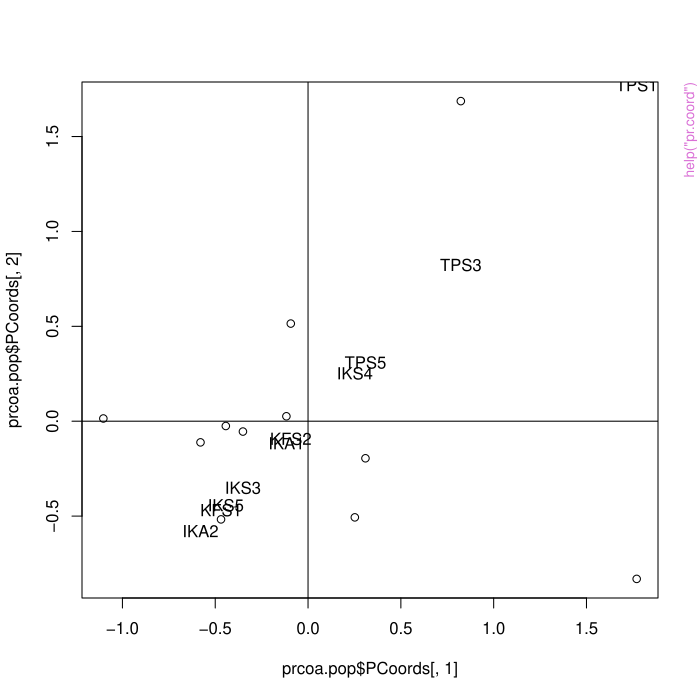

Write the R code that produced this figure.
pkgname <- "vcvComp"
source(file.path(R.home("share"), "R", "examples-header.R"))
options(warn = 1)
library('vcvComp')

base::assign(".oldSearch", base::search(), pos = 'CheckExEnv')
base::assign(".old_wd", base::getwd(), pos = 'CheckExEnv')
cleanEx()
nameEx("cov.B")
### * cov.B

flush(stderr()); flush(stdout())

### Name: cov.B
### Title: Between-group covariance matrix
### Aliases: cov.B

### ** Examples


# Data matrix of 2D landmark coordinates
data("Tropheus")
PHEN <- as.matrix(Tropheus[which(names(Tropheus) == "X1"):which(names(Tropheus) == "Y19")])

# Procrustes superimposition
library("geomorph")
PHEN_array <- arrayspecs(PHEN, p = 19, k = 2)
phen.gpa <- gpagen(PHEN_array, print.progress = FALSE)
proc.coord <- two.d.array(phen.gpa$coords)

# Between-group covariance matrix for all populations
B <- cov.B(proc.coord, groups = Tropheus$POP.ID)

# Between-group covariance matrix for all populations, pooled by sex
B.mf <- cov.B(proc.coord, groups = Tropheus$POP.ID, sex = Tropheus$Sex)




cleanEx()
nameEx("cov.W")
### * cov.W

flush(stderr()); flush(stdout())

### Name: cov.W
### Title: Within-group covariance matrix
### Aliases: cov.W

### ** Examples


# Data matrix of 2D landmark coordinates
data("Tropheus")
PHEN <- as.matrix(Tropheus[which(names(Tropheus) == "X1"):which(names(Tropheus) == "Y19")])

# Procrustes superimposition
library("geomorph")
PHEN_array <- arrayspecs(PHEN, p = 19, k = 2)
phen.gpa <- gpagen(PHEN_array, print.progress = FALSE)
proc.coord <- two.d.array(phen.gpa$coords)

# Within-group covariance matrix for all populations
W <- cov.W(proc.coord, groups = Tropheus$POP.ID)

# Within-group covariance matrix for all populations, pooled by sex
W.mf <- cov.W(proc.coord, groups = Tropheus$POP.ID, sex = Tropheus$Sex)




cleanEx()
nameEx("cov.group")
### * cov.group

flush(stderr()); flush(stdout())

### Name: cov.group
### Title: Group covariance matrices
### Aliases: cov.group

### ** Examples


# Data matrix of 2D landmark coordinates
data("Tropheus")
PHEN <- as.matrix(Tropheus[which(names(Tropheus) == "X1"):which(names(Tropheus) == "Y19")])

# Procrustes superimposition
library("geomorph")
PHEN_array <- arrayspecs(PHEN, p = 19, k = 2)
phen.gpa <- gpagen(PHEN_array, print.progress = FALSE)
proc.coord <- two.d.array(phen.gpa$coords)

# Covariance matrix of each population
S.phen.pop <- cov.group(proc.coord, groups = Tropheus$POP.ID)

# Covariance matrix of each population, pooled by sex
S.phen.pooled <- cov.group(proc.coord, groups = Tropheus$POP.ID, sex = Tropheus$Sex)




cleanEx()
nameEx("eigen.test")
### * eigen.test

flush(stderr()); flush(stdout())

### Name: eigen.test
### Title: Difference test for successive relative eigenvalues
### Aliases: eigen.test

### ** Examples


# Data matrix of 2D landmark coordinates
data("Tropheus")
PHEN <- as.matrix(Tropheus[which(names(Tropheus) == "X1"):which(names(Tropheus) == "Y19")])

# Procrustes superimposition
library("geomorph")
PHEN_array <- arrayspecs(PHEN, p = 19, k = 2)
phen.gpa <- gpagen(PHEN_array, print.progress = FALSE)
proc.coord <- two.d.array(phen.gpa$coords)

# Data reduction
phen.pca <- prcomp(proc.coord, rank. = 5, tol = sqrt(.Machine$double.eps))
pc.scores <- phen.pca$x

# Covariance matrix of each population
S.phen.pop <- cov.group(pc.scores, groups = Tropheus$POP.ID)

# Relative PCA = relative eigenanalysis between 2 covariance matrices
# (population IKA1 relative to IKS5)
relEigen.a1s5 <- relative.eigen(S.phen.pop[, , "IKA1"], S.phen.pop[, , "IKS5"])

# Test of the difference between 2 successives eigenvalues
# of the covariance matrix of IKA1 relative to IKS5
eigen.test(n = c(71, 75), relValues = relEigen.a1s5$relValues)  # 71 and 75 are the sample sizes




cleanEx()
nameEx("euclidean.dist")
### * euclidean.dist

flush(stderr()); flush(stdout())

### Name: euclidean.dist
### Title: Euclidean distance between two covariance matrices
### Aliases: euclidean.dist

### ** Examples


# Data matrix of 2D landmark coordinates
data("Tropheus")
PHEN <- as.matrix(Tropheus[which(names(Tropheus) == "X1"):which(names(Tropheus) == "Y19")])

# Procrustes superimposition
library("geomorph")
PHEN_array <- arrayspecs(PHEN, p = 19, k = 2)
phen.gpa <- gpagen(PHEN_array, print.progress = FALSE)
proc.coord <- two.d.array(phen.gpa$coords)

# Data reduction
phen.pca <- prcomp(proc.coord, rank. = 5, tol = sqrt(.Machine$double.eps))
pc.scores <- phen.pca$x

# Covariance matrix of each population
S.phen.pop <- cov.group(pc.scores, groups = Tropheus$POP.ID)

# Euclidean distance between the covariance matrices of 2 populations
# (IKA1 relative to IKS5)
dist.a1s5 <- euclidean.dist(S.phen.pop[, , "IKA1"], S.phen.pop[, , "IKS5"])




cleanEx()
nameEx("mat.sq.dist")
### * mat.sq.dist

flush(stderr()); flush(stdout())

### Name: mat.sq.dist
### Title: Squared distance matrix
### Aliases: mat.sq.dist

### ** Examples


# Data matrix of 2D landmark coordinates
data("Tropheus")
PHEN <- as.matrix(Tropheus[which(names(Tropheus) == "X1"):which(names(Tropheus) == "Y19")])

# Procrustes superimposition
library("geomorph")
PHEN_array <- arrayspecs(PHEN, p = 19, k = 2)
phen.gpa <- gpagen(PHEN_array, print.progress = FALSE)
proc.coord <- two.d.array(phen.gpa$coords)

# Data reduction
phen.pca <- prcomp(proc.coord, rank. = 5, tol = sqrt(.Machine$double.eps))
pc.scores <- phen.pca$x

# Covariance matrix of each population
S.phen.pop <- cov.group(pc.scores, groups = Tropheus$POP.ID)

# Squared Riemannian distance matrix of the covariance matrices of all populations
eigen.phen.r <- mat.sq.dist(S.phen.pop, dist. = "Riemannian")

# Squared Euclidean distance matrix of the covariance matrices of all populations
eigen.phen.e <- mat.sq.dist(S.phen.pop, dist. = "Euclidean")




cleanEx()
nameEx("minv")
### * minv

flush(stderr()); flush(stdout())

### Name: minv
### Title: Matrix pseudoinverse
### Aliases: minv

### ** Examples


# Data matrix of 2D landmark coordinates
data("Tropheus")
PHEN <- as.matrix(Tropheus[which(names(Tropheus) == "X1"):which(names(Tropheus) == "Y19")])

# Procrustes superimposition
library("geomorph")
PHEN_array <- arrayspecs(PHEN, p = 19, k = 2)
phen.gpa <- gpagen(PHEN_array, print.progress = FALSE)
proc.coord <- two.d.array(phen.gpa$coords)

# Covariance matrix of each population
S.phen.pop <- cov.group(proc.coord, groups = Tropheus$POP.ID)

# Pseudo-inversion of a square matrix (covariance matrix of the population IKS5)
S2 <- S.phen.pop[, , "IKS5"]
invS2 <- minv(S2, method = 0, pa = 0)  # Pseudoinverse keeping non-zero eigenvalues
invS2 <- minv(S2, method = 1, pa = 10^-8)  # Pseudoinverse keeping eigenvalues above 10^-8
invS2 <- minv(S2, method = 2, pa = 5)  # Pseudoinverse keeping the first five eigenvalues
invS2 <- minv(S2, method = 3, pa = 0.5)  # Ridge regression with Tikhonov factor of 0.5




cleanEx()
nameEx("pr.coord")
### * pr.coord

flush(stderr()); flush(stdout())

### Name: pr.coord
### Title: Principal coordinates ordination
### Aliases: pr.coord

### ** Examples


# Data matrix of 2D landmark coordinates
data("Tropheus")
PHEN <- as.matrix(Tropheus[which(names(Tropheus) == "X1"):which(names(Tropheus) == "Y19")])

# Procrustes superimposition
library("geomorph")
PHEN_array <- arrayspecs(PHEN, p = 19, k = 2)
phen.gpa <- gpagen(PHEN_array, print.progress = FALSE)
proc.coord <- two.d.array(phen.gpa$coords)

# Data reduction
phen.pca <- prcomp(proc.coord, rank. = 5, tol = sqrt(.Machine$double.eps))
pc.scores <- phen.pca$x

# Covariance matrix of each population
S.phen.pop <- cov.group(pc.scores, groups = Tropheus$POP.ID)

# Squared distance matrix of the covariance matrices of all populations
eigen.phen.pop <- mat.sq.dist(S.phen.pop, dist. = "Riemannian")  # Riemannian distances

# Ordination of the squared distance matrix
prcoa.pop <- pr.coord(eigen.phen.pop)

# Visualization
plot(prcoa.pop$PCoords[, 1], prcoa.pop$PCoords[, 2])
abline(h = 0) ; abline(v = 0)
text(prcoa.pop$PCoords[, 1], prcoa.pop$PCoords[, 1], labels = rownames(prcoa.pop$PCoords))




cleanEx()
nameEx("prop.vcv.test")
### * prop.vcv.test

flush(stderr()); flush(stdout())

### Name: prop.vcv.test
### Title: Proportionality test of two variance-covariance matrices
### Aliases: prop.vcv.test

### ** Examples


# Data matrix of 2D landmark coordinates
data("Tropheus")
PHEN <- as.matrix(Tropheus[which(names(Tropheus) == "X1"):which(names(Tropheus) == "Y19")])

# Procrustes superimposition
library("geomorph")
PHEN_array <- arrayspecs(PHEN, p = 19, k = 2)
phen.gpa <- gpagen(PHEN_array, print.progress = FALSE)
proc.coord <- two.d.array(phen.gpa$coords)

# Data reduction
phen.pca <- prcomp(proc.coord, rank. = 5, tol = sqrt(.Machine$double.eps))
pc.scores <- phen.pca$x

# Covariance matrix of each population
S.phen.pop <- cov.group(pc.scores, groups = Tropheus$POP.ID)

# Maximum likelihood test of proportionality between 2 covariance matrices
# (IKA1 relative to IKS5) - 71 and 75 are the sample sizes
prop.vcv.test(n = c(71, 75), S.phen.pop[,,"IKA1"], S.phen.pop[,,"IKS5"])




cleanEx()
nameEx("relGV.multi")
### * relGV.multi

flush(stderr()); flush(stdout())

### Name: relGV.multi
### Title: Ratio of generalized variances
### Aliases: relGV.multi

### ** Examples


# Data matrix of 2D landmark coordinates
data("Tropheus")
PHEN <- as.matrix(Tropheus[which(names(Tropheus) == "X1"):which(names(Tropheus) == "Y19")])

# Procrustes superimposition
library("geomorph")
PHEN_array <- arrayspecs(PHEN, p = 19, k = 2)
phen.gpa <- gpagen(PHEN_array, print.progress = FALSE)
proc.coord <- two.d.array(phen.gpa$coords)

# Data reduction
phen.pca <- prcomp(proc.coord, rank. = 5, tol = sqrt(.Machine$double.eps))
pc.scores <- phen.pca$x

# Covariance matrix of each population
S.phen.pop <- cov.group(pc.scores, groups = Tropheus$POP.ID)

# Ratio of the generalized variances of 2 populations (IKA1 and IKS5)
relGV.multi(S.phen.pop[, , c("IKA1", "IKS5")], logGV = FALSE)




cleanEx()
nameEx("relative.eigen")
### * relative.eigen

flush(stderr()); flush(stdout())

### Name: relative.eigen
### Title: Relative eigenanalysis
### Aliases: relative.eigen

### ** Examples


# Data matrix of 2D landmark coordinates
data("Tropheus")
PHEN <- as.matrix(Tropheus[which(names(Tropheus) == "X1"):which(names(Tropheus) == "Y19")])

# Procrustes superimposition
library("geomorph")
PHEN_array <- arrayspecs(PHEN, p = 19, k = 2)
phen.gpa <- gpagen(PHEN_array, print.progress = FALSE)
proc.coord <- two.d.array(phen.gpa$coords)

# Data reduction
phen.pca <- prcomp(proc.coord, rank. = 5, tol = sqrt(.Machine$double.eps))
pc.scores <- phen.pca$x

# Covariance matrix of each population
S.phen.pop <- cov.group(pc.scores, groups = Tropheus$POP.ID)

# Relative PCA = relative eigenanalysis between 2 covariance matrices
# (population IKA1 relative to IKS5)
relEigen.a1s5 <- relative.eigen(S.phen.pop[, , "IKA1"], S.phen.pop[, , "IKS5"])




cleanEx()
nameEx("scaling.BW")
### * scaling.BW

flush(stderr()); flush(stdout())

### Name: scaling.BW
### Title: Scaling factor between two matrices
### Aliases: scaling.BW

### ** Examples


# Data matrix of 2D landmark coordinates
data("Tropheus")
PHEN <- as.matrix(Tropheus[which(names(Tropheus) == "X1"):which(names(Tropheus) == "Y19")])

# Procrustes superimposition
library("geomorph")
PHEN_array <- arrayspecs(PHEN, p = 19, k = 2)
phen.gpa <- gpagen(PHEN_array, print.progress = FALSE)
proc.coord <- two.d.array(phen.gpa$coords)

# Between-group (B) and within-group (W) covariance matrices for all populations
B <- cov.B(proc.coord, groups = Tropheus$POP.ID, sex = Tropheus$Sex)
W <- cov.W(proc.coord, groups = Tropheus$POP.ID, sex = Tropheus$Sex)

# ML estimate of the scaling factor between B and W
sc <- scaling.BW(B, W)

# Scaling of B to W
Bsc <- B / sc




### * <FOOTER>
###
cleanEx()
options(digits = 7L)
base::cat("Time elapsed: ", proc.time() - base::get("ptime", pos = 'CheckExEnv'),"\n")
grDevices::dev.off()
###
### Local variables: ***
### mode: outline-minor ***
### outline-regexp: "\\(> \\)?### [*]+" ***
### End: ***
quit('no')
